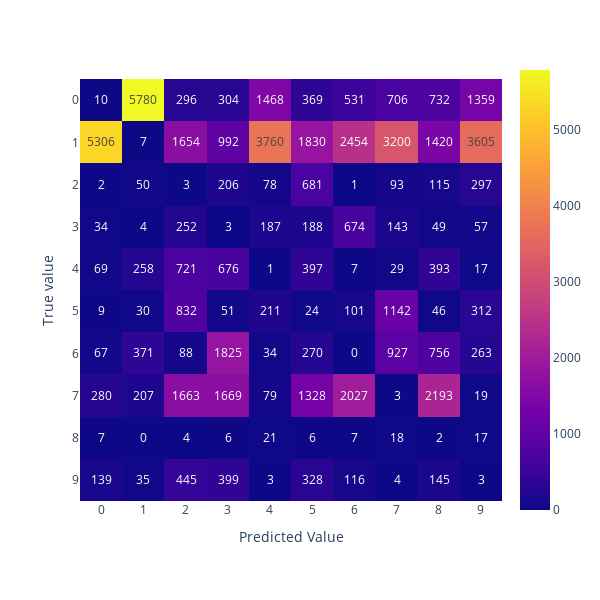

Notebook source saved alongside this figure:
### Code cell
from deepchecks.vision.utils.classification_formatters import ClassificationPredictionFormatter
check = ConfusionMatrixReport(prediction_formatter=ClassificationPredictionFormatter(nn.Softmax(dim=1)))
check.run(train_ds, model)

### Figure 1 — Plotly figure (JSON) as saved in the notebook; plotly's stock layout.template omitted (floating-point values rounded to 4 significant figures)
{"data": [{"coloraxis": "coloraxis", "hovertemplate": "x: %{x}<br>y: %{y}<br>color: %{z}<extra></extra>", "name": "0", "texttemplate": "%{z}", "type": "heatmap", "x": [0, 1, 2, 3, 4, 5, 6, 7, 8, 9], "xaxis": "x", "y": [0, 1, 2, 3, 4, 5, 6, 7, 8, 9], "yaxis": "y", "z": [[10, 5780, 296, 304, 1468, 369, 531, 706, 732, 1359], [5306, 7, 1654, 992, 3760, 1830, 2454, 3200, 1420, 3605], [2, 50, 3, 206, 78, 681, 1, 93, 115, 297], [34, 4, 252, 3, 187, 188, 674, 143, 49, 57], [69, 258, 721, 676, 1, 397, 7, 29, 393, 17], [9, 30, 832, 51, 211, 24, 101, 1142, 46, 312], [67, 371, 88, 1825, 34, 270, 0, 927, 756, 263], [280, 207, 1663, 1669, 79, 1328, 2027, 3, 2193, 19], [7, 0, 4, 6, 21, 6, 7, 18, 2, 17], [139, 35, 445, 399, 3, 328, 116, 4, 145, 3]]}], "layout": {"coloraxis": {"colorscale": [[0, "#0d0887"], [0.1111, "#46039f"], [0.2222, "#7201a8"], [0.3333, "#9c179e"], [0.4444, "#bd3786"], [0.5556, "#d8576b"], [0.6667, "#ed7953"], [0.7778, "#fb9f3a"], [0.8889, "#fdca26"], [1, "#f0f921"]]}, "height": 600, "margin": {"t": 60}, "width": 600, "xaxis": {"anchor": "y", "constrain": "domain", "domain": [0, 1], "scaleanchor": "y", "title": {"text": "Predicted Value"}, "type": "category"}, "yaxis": {"anchor": "x", "autorange": "reversed", "constrain": "domain", "domain": [0, 1], "title": {"text": "True value"}, "type": "category"}}}
